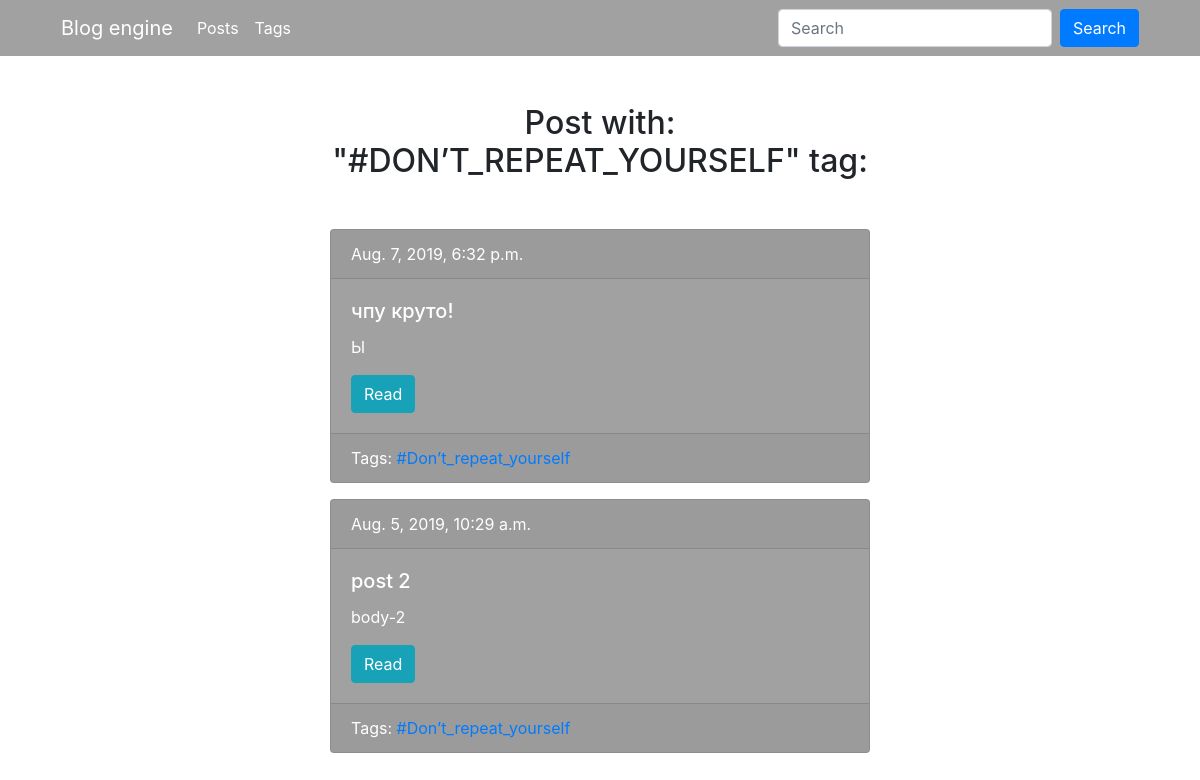
Page /blog/tag/DRY/ on the committed database.
### blog/models.py (models this page shows, shortened)
class Tag(models.Model):
    title = models.CharField(max_length=50)
    slug = models.SlugField(max_length=50, unique=True)
    def get_absolute_url(self):
        return reverse('tag_detail_url', kwargs={'slug': self.slug})
    class Meta:
        ordering = ('title',)

class Post(models.Model):
    title = models.CharField(max_length=150, db_index=True)
    slug = models.SlugField(max_length=150, blank=True, unique=True)
    body = models.TextField(blank=True, db_index=True)
    tags = models.ManyToManyField('Tag', blank=True, related_name='posts')
    date_pub = models.DateTimeField(auto_now_add=True)
    def get_absolute_url(self):
        return reverse('post_detail_url', kwargs={'slug': self.slug})
    class Meta:
        ordering = ('-date_pub',)

### blog/views.py (the view)
# urls.py: path('tag/<str:slug>/', TagDetail.as_view(), name='tag_detail_url'),
class TagDetail(ObjectDetailMixin, View):
    model = Tag
    template = 'blog/tag_detail.html'

### blog/utils.py (called while the page is built)
    def get(self, request, slug):
        obj = get_object_or_404(self.model, slug__iexact=slug)
        return render(request, self.template,
                      context={self.model.__name__.lower(): obj, 'admin_object': obj, 'detail': True})

### blog/templates/blog/tag_detail.html (shortened to what this page needs)
{% extends 'blog/base_blog.html' %}
{% block content %}
    <div class="col-lg-6">
        <h2 class="mb-5 text-center">Post with:<br>"#{{ tag.title|upper }}" tag:</h2>
        {% for post in tag.posts.all %}
            {% include 'blog/includes/post_card_template.html' %}
        {% endfor %}
    </div>
{% endblock %}

### blog/templates/blog/includes/post_card_template.html
<div class="card text-white  mb-3" style="background-color: #A1A1A1;">
    <div class="card-header">
        {{ post.date_pub }}
    </div>
    <div class="card-body">
        <h5 class="card-title">{{ post.title }}</h5>
        <p class="card-text">{{ post.body|truncatewords:15 }}</p>
        <a href="{{ post.get_absolute_url }}" class="btn btn-info">Read</a>
    </div>
    <div class="card-footer text-white ">
        Tags:
        {% for tag in post.tags.all %}
            <a href="{{ tag.get_absolute_url }}">#{{ tag.title }} </a>
        {% endfor %}
    </div>
</div>

### rows in the picture
Tag: title "DON’T_REPEAT_YOURSELF", title "Don’t_repeat_yourself"
Post: date_pub "Aug. 7, 2019, 6:32 p.m.", title "чпу круто!", body "Ы"
Post: date_pub "Aug. 5, 2019, 10:29 a.m.", title "post 2", body "body-2"
